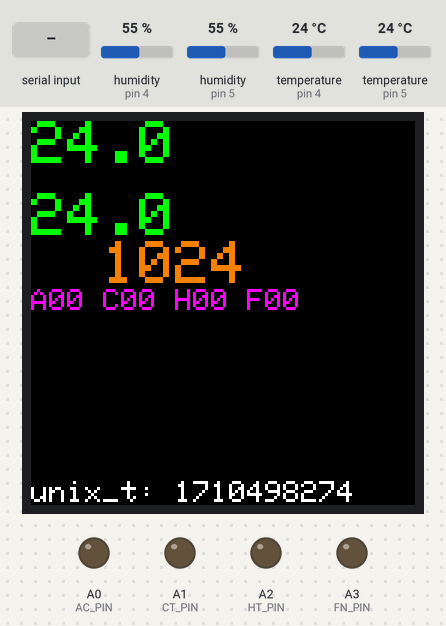
A sketch run on a simulated Arduino Mega 2560, built with avr-gcc and run on an emulated ATmega2560. Parts: 128×128 colour display, output pins drawn as LEDs (lit = HIGH). Inputs (shaded band) come from the test bench; at power-on: temperature (sensors on pin 4, pin 5) 24 °C, humidity (sensors on pin 4, pin 5) 55 %. WiFi joins after 1.5 s; servers stay silent unless stated; EEPROM starts erased; what the sketch prints to the serial monitor is not drawn.

Above: at 6.1 s.
6.2 s: "T:45\n" received over Serial
At 13.1 s:
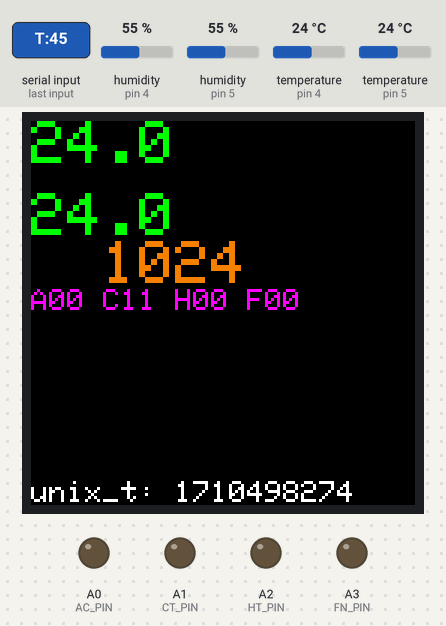
13.5 s: temperature (sensor on pin 4) set to 12 °C
At 20.3 s:
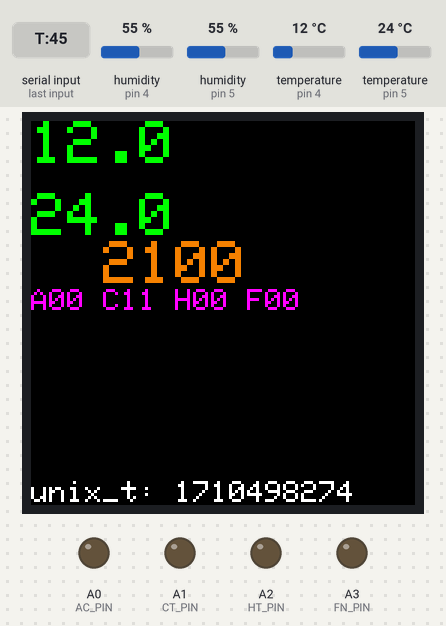
20.6 s: temperature (sensor on pin 5) set to 12 °C
At 25.3 s:
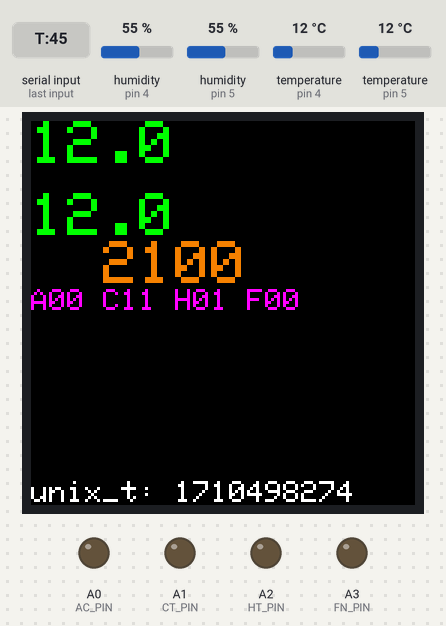
25.6 s: "T90\n" received over Serial
At 35.4 s:
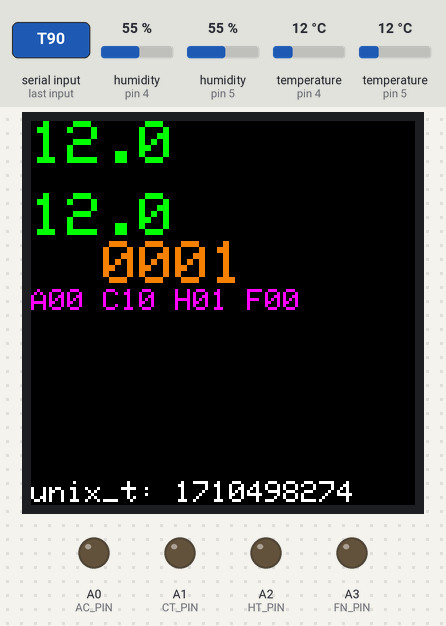
35.7 s: "T:45\n" received over Serial
At 41.6 s:
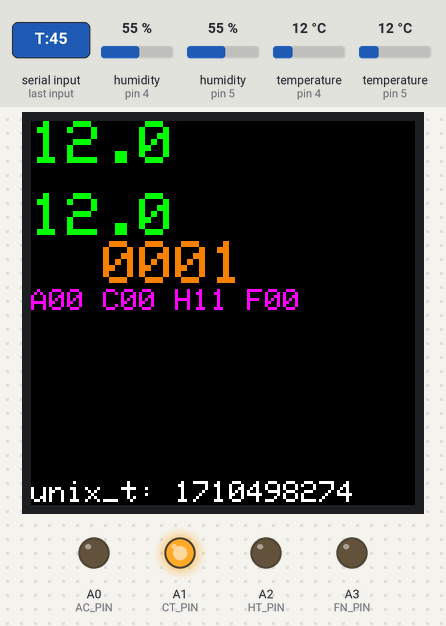
42.7 s: temperature (sensor on pin 4) set to 19 °C
At 48.8 s:
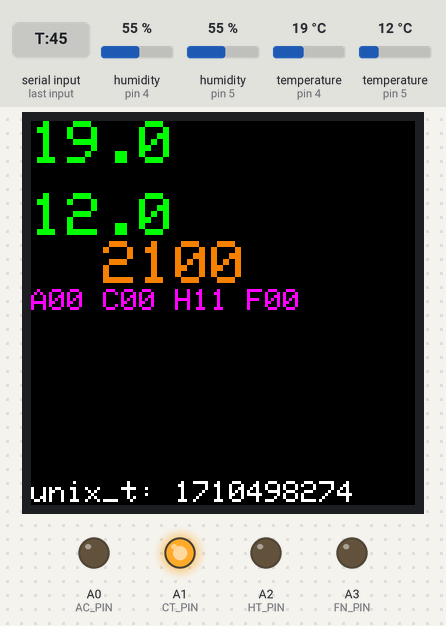
Timing chart, 0 to 50.3 s (numbered marks = the images above; inputs shaded):
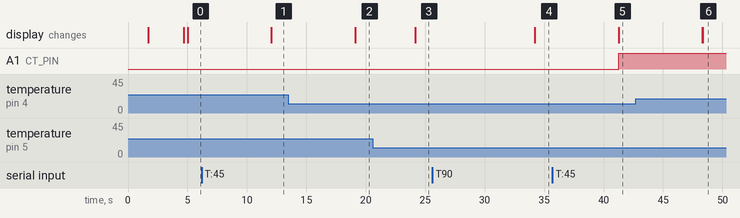

The sketch:

vpdmon2.ino
```cpp
/***************************************************
 * VPDMon
 *
 * climate controller for indoor grow room
 *
 * (C) C Stott 2018
 *
 ****************************************************/
#define setTextScale setTextSize
#define _SS_MAX_RX_BUFF 128

// relay pins
#define AC_PIN          A0
#define CT_PIN          A1
#define HT_PIN          A2
#define FN_PIN          A3

// switch pins
#define SW1_PIN         (uint8_t)0
#define SW2_PIN         (uint8_t)1

// delay period for Climate control after change in settings to prevent over rapid switching when transitioning
// air con likes at least 5 minutes between cycles, so seems a reasonable rule to apply
#define DELAY_CC 300 // 5 mins

// Color definitions
#define BLACK           0x0000
#define BLUE            0x001F
#define RED             0xF800
#define GREEN           0x07E0
#define CYAN            0x07FF
#define MAGENTA         0xF81F
#define YELLOW          0xFFE0
#define WHITE           0xFFFF
#define ORANGE          0xF400

#define TIME_MSG_LEN      11 // time sync to PC is HEADER followed by Unix time_t as ten ASCII digits
#define TIME_HEADER       'T' // Header tag for serial time sync message
#define TIME_REQUEST      7 // ASCII bell character requests a time sync message

#define DHT_PIN1          4
#define DHT_PIN2          5

#define GROWMINPERIOD     43201

#include <Adafruit_GFX.h>
#include <TFT_ILI9163C.h>
#include <WiFiEsp.h>
#include <WiFiEspUdp.h>
#include <Time.h>
#include <TimeAlarms.h>
#include <EEPROM.h>
#include <DHT.h>
#include <SoftwareSerial.h>

struct s_DisplayDHT {
  uint16_t color;
  uint8_t column;
  uint8_t row;
} displayDHT[4] = {{GREEN, 0, 0},{BLUE, 8, 0},{GREEN, 0, 3},{BLUE, 8, 3}};

TFT_ILI9163C display = TFT_ILI9163C(10, 9);
// EEPROM access
struct s_EEPROMObject {
  time_t last_known_time;
} eEPROMObject;

// Construct DHT objects
DHT dhtSensors[2] = {DHT(DHT_PIN1, DHT22),DHT(DHT_PIN2, DHT22)};
float arraySensors[2][2][2]; // old/new, in/out, t/h
#define   A_OLD   (uint8_t)0
#define   A_NEW   (uint8_t)1
#define   A_IN    (uint8_t)0
#define   A_OUT   (uint8_t)1
#define   A_TEMP  (uint8_t)0
#define   A_HUMID (uint8_t)1

float minMaxClimates[2][2][2][2] = {{{{23, 40},{18, 30}}, {{27, 70},{22, 70}}},{{{21, 30},{18, 30}}, {{25, 50},{20, 50}}}}; // grow/flower,[day/night,] min/max, t/h
#define   A_GROW    (uint8_t)0
#define   A_FLOWER  (uint8_t)1
#define   A_DAY     (uint8_t)0
#define   A_NIGHT   (uint8_t)1
#define   A_MIN     (uint8_t)0
#define   A_MAX     (uint8_t)1

#define DHTIN   dhtSensors[0]
#define DHTOUT  dhtSensors[1]

bool isAcOn = false, isCtOn = false, isHeatOn = false, isFanOn = false;
bool wasFanOn = false, wasCtOn = false, wasHeatOn = false, wasAcOn = false;
bool isLampOn = false, isGrowFlower = false;
time_t sunRise = 14400, sunSet = 57600;
time_t delayCC = now() - DELAY_CC;

volatile uint8_t loopMode = 0;

SoftwareSerial Serial1((uint8_t)3, (uint8_t)4); // RX, TX

// A UDP instance to let us send and receive packets over UDP
const uint8_t NTP_PACKET_SIZE = 48;
byte packetBuffer[NTP_PACKET_SIZE]; //buffer to hold incoming and outgoing packets
WiFiEspUDP Udp;

void setup()
{
  // initialize serial for debugging
  Serial.begin(57600);
  // initialize serial for ESP module
  Serial1.begin(9600);

  display.begin();
  display.setRotation(2);
  display.clearScreen();
  displayMessage("starting...");

// initialize ESP module
  WiFi.init(&Serial1);

  // check for the presence of the shield
  if (WiFi.status() == WL_NO_SHIELD) {
    displayMessage("No WiFi");
    // don't continue
    while (true);
  }

  wifiConnect();

  // read EEPROM
  uint8_t *buf;
  buf = (uint8_t *)&eEPROMObject.last_known_time;
  for (uint8_t i = 0; i < sizeof(eEPROMObject); i++) {
    *(buf+i) = EEPROM.read(i);
  }
  serialClockDisplay(eEPROMObject.last_known_time);
  setTime(eEPROMObject.last_known_time+300);
  serialClockDisplay();

  pinMode(AC_PIN, OUTPUT);
  pinMode(CT_PIN, OUTPUT);
  pinMode(HT_PIN, OUTPUT);
  pinMode(FN_PIN, OUTPUT);

  pinMode (SW1_PIN, INPUT_PULLUP);
  pinMode (SW2_PIN, INPUT_PULLUP);
  attachInterrupt(digitalPinToInterrupt(SW1_PIN), switchMode, FALLING);
  attachInterrupt(digitalPinToInterrupt(SW2_PIN), incrementTime, FALLING);

  DHTIN.begin();
  DHTOUT.begin();

  isGrowFlower = GROWMINPERIOD > sunSet - sunRise;
  isLampOn = now() % 86400 > sunRise;
  wifiGetTime();
  loopMode = 0;
}

void displayMessage(String msg) {
  static String lastMsg = "";
  displayMessage(msg, lastMsg, 0, 120);
  lastMsg = msg;
}

void displayMessage(String msg, String lastMsg, uint8_t x, uint8_t y) {
  displayMessage(msg, lastMsg, x, y, WHITE);
}

void displayMessage(String msg, String lastMsg, uint8_t x, uint8_t y, uint16_t c) {
  displayMessage(msg, lastMsg, x, y, c, 1);
}

void displayMessage(String msg, String lastMsg, uint8_t x, uint8_t y, uint16_t c, uint8_t s) {
  Serial.println(msg);
  display.setTextScale(s);
  display.setCursor(x, y);
  if (0 != lastMsg.length()) {
    display.setTextColor(BLACK);
    display.print(lastMsg);
    display.setCursor(x, y);
  }
  display.setTextColor(c);
  display.print(msg);
}

void loop() {
  static uint8_t loops = 0;
  time_t tim = millis();

  // check for input on console
  if (Serial.available()) {
    processSyncMessage();
  }

  readAndDisplayDHT22s();

  switch(loopMode) {
    case 0:
      // check the climate
      if (arraySensors[A_NEW][A_IN][A_TEMP] > minMaxClimates[isGrowFlower][A_MAX][isLampOn][A_TEMP]) { // inside/new/temp > season/max/light/temp
        makeCooler();
      } else {
        // make sure ac is off
        if (isAcOn) {
          isAcOn = false;
        }
      }

      if (arraySensors[A_NEW][A_IN][A_TEMP] < minMaxClimates[isGrowFlower][A_MIN][isLampOn][A_TEMP]) { // inside/new/temp < season/min/light/temp
        makeHotter();
      }

      // might be useful for VPD
      //  hicRoomOld = hicRoom;
      //  hicRoom = roomSensor.computeHeatIndex(tRoom, hRoom, false);
      //  hicOutOld = hicOut;
      //  hicOut = outsideSensor.computeHeatIndex(tOut, hOut, false);

      setRelays();
      delay(millis() - tim + 5000);  // 2 second heartbeat
      break;

    case 1:
    case 2:
      displayMessage(String("^^^^").substring(0, 4 * (loopMode - 1)), "", 24, 56, BLACK, 1);
//      display.setCursor(24, 56);
//      display.setTextScale(1);
//      display.setTextColor(BLACK);
//      display.print(String("^^^^").substring(0, 4 * (loopMode - 1)));
      display.setTextColor(WHITE);
      display.print("^^^^");
      break;

    default:
      displayMessage(String("^^^^^^^^"), "", 24, 56, BLACK, 1);
//      display.setCursor(24, 56);
//      display.setTextScale(1);
//      display.setTextColor(BLACK);
//      display.print(String("^^^^^^^^"));
      loopMode = 0;
      break;
  }

  isLampOn = sunSet > (now() % 86400) + sunRise;

  displayTime();
}

void wifiGetTime() {
  uint8_t count = 0;
//  char timeServer[] = "time.nist.gov";  // NTP server
  IPAddress timeServer(128,138,140,50); // time.nist.gov NTP server

  sendNTPpacket(timeServer); // send an NTP packet to a time server
  // wait for a reply for 3000 miliseconds
  unsigned long startMs = millis();
  while (!Udp.available() && (millis() - startMs) < 3000) {}

  if (Udp.parsePacket()) {
    // We've received a packet, read the data from it
    Udp.read(packetBuffer, NTP_PACKET_SIZE); // read the packet into the buffer

    //the timestamp starts at byte 40 of the received packet and is four bytes,
    // or two words, long. First, esxtract the two words:
    uint32_t highWord = word(packetBuffer[40], packetBuffer[41]);
    uint32_t lowWord = word(packetBuffer[42], packetBuffer[43]);
    // combine the four bytes (two words) into a long integer
    // this is NTP time (seconds since Jan 1 1900):
    time_t t = highWord << 16 | lowWord;
    displayMessage(String("ntp_t: ") + t);
    delay(300);

    // now convert NTP time into everyday time:
    // Unix time starts on Jan 1 1970. In seconds, that's 2208988800:
    const unsigned long seventyYears = 2208988800UL;
    // subtract seventy years:
    t = t - seventyYears;
    // print Unix time:
    displayMessage(String("unix_t: ") + t);

    // print the hour, minute and second:
    setTime(t);
    displayTime();
  }
}

// send an NTP request to the time server at the given address
void sendNTPpacket(IPAddress ntpSrv)
{
  // set all bytes in the buffer to 0
  memset(packetBuffer, 0, NTP_PACKET_SIZE);
  // Initialize values needed to form NTP request
  // (see URL above for details on the packets)

  packetBuffer[0] = 0b11100011;   // LI, Version, Mode
  packetBuffer[1] = 0;     // Stratum, or type of clock
  packetBuffer[2] = 6;     // Polling Interval
  packetBuffer[3] = 0xEC;  // Peer Clock Precision
  // 8 bytes of zero for Root Delay & Root Dispersion
  packetBuffer[12]  = 49;
  packetBuffer[13]  = 0x4E;
  packetBuffer[14]  = 49;
  packetBuffer[15]  = 52;

  // all NTP fields have been given values, now
  // you can send a packet requesting a timestamp:
  Udp.beginPacket(ntpSrv, 123); //NTP requests are to port 123

  Udp.write(packetBuffer, NTP_PACKET_SIZE);

  Udp.endPacket();
}

void wifiConnect() {
  char ssid[] = "HereBeDragons";            // your network SSID (name)
  char pass[] = "Sh33laZ1ggy";        // your network password
  int status = WL_IDLE_STATUS;     // the Wifi radio's status

  // attempt to connect to WiFi network
  while ( status != WL_CONNECTED) {
    displayMessage(String("Connecting"));
    // Connect to WPA/WPA2 network
    status = WiFi.begin(ssid, pass);
  }

  displayMessage(ssid + String(":") + WiFi.RSSI());

  Udp.begin(2390);
}

void switchMode() {
  static unsigned long last_interrupt_time = 0;
  unsigned long interrupt_time = millis();
  // If interrupts come faster than 200ms, assume it's a bounce and ignore
  if (interrupt_time - last_interrupt_time > 200)
  {
    loopMode++;
    last_interrupt_time = interrupt_time;
  }
}

void incrementTime() {
  static unsigned long last_interrupt_time = 0;
  unsigned long interrupt_time = millis();
  if (interrupt_time - last_interrupt_time > 500 && 0 != loopMode) {
    int h = hour();
    setTime(now() + (7200 * (loopMode & 1)) + (60 * (loopMode >> 1)));
    if (h != hour()) {
      setTime(now() - 3600);
    }
    last_interrupt_time = interrupt_time;
  }
}

void displayTime() {
  static time_t lastTime = now() % 86400;

  digitalClockDisplay(lastTime, BLACK);
  lastTime = now() % 86400;

  digitalClockDisplay(lastTime, ORANGE);

/*
  if (minMaxClimates[isGrowFlower][1][isLampOn][0] != oldTmax) { // season/max/light/temp
    String str = String((int)oldTmin) + '.' + String(int(oldTmin * 10) % 10);
    drawText(str, 1, BLACK, 0, 48);
    oldTmin = minMaxClimates[isGrowFlower][0][isLampOn][0];
    str = String((int)oldTmax) + '.' + String(int(oldTmax * 10) % 10);
    drawText(str, 1, GREEN & BLUE, 0, 48);
    str = String((int)oldTmax) + '.' + String(int(oldTmax * 10) % 10);
    drawText(str, 1, BLACK, 0, 56);
    oldTmax = minMaxClimates[isGrowFlower][1][isLampOn][0];
    str = String((int)oldTmax) + '.' + String(int(oldTmax * 10) % 10);
    drawText(str, 1, GREEN & BLUE, 0, 56);

    str = String((int)oldHmin) + '.' + String(int(oldHmin * 10) % 10);
    drawText(str, 1, BLACK, 72, 48);
    oldHmin = minMaxClimates[isGrowFlower][0][isLampOn][1];
    str = String((int)oldHmin) + '.' + String(int(oldHmin * 10) % 10);
    drawText(str, 1, GREEN & BLUE, 72, 48);
    str = String((int)oldHmax) + '.' + String(int(oldHmax * 10) % 10);
    drawText(str, 1, BLACK, 72, 56);
    oldHmax = minMaxClimates[isGrowFlower][1][isLampOn][1];
    str = String((int)oldHmax) + '.' + String(int(oldHmax * 10) % 10);
    drawText(str, 1, GREEN & BLUE, 72, 56);
  }
  */
}

void digitalClockDisplay(time_t t, uint16_t color) {
  time_t h = t / 3600;
  time_t m = (t - h * 3600) / 60;
  digitalClockDisplay(h, m, color);
}

void digitalClockDisplay(time_t h, time_t m, uint16_t color) {
  // digital clock display of the time
  display.setTextScale(2);
  display.setCursor(24, 40);
  display.setTextColor(color);
  if (h < 10)
    display.print('0');
  display.print(h);
  if (m < 10)
    display.print('0');
  display.print(m);
}

void makeCooler() {
  if (isHeatOn) {
    isHeatOn = false;
  } else if (!isCtOn && isLampOn) {
    isCtOn = true;
//  } else if (!isFanOn) {
//    isFanOn = true;
  } else if (!isAcOn) {
    isAcOn = true;
  }
}

void makeHotter() {
  if (isAcOn) {
    isAcOn = false;
  } else if (isCtOn && isLampOn) {
    isCtOn = false;
  } else if (!isHeatOn) {
    isHeatOn = true;
  }
}

void setRelays() {
  static String strOldDisp = "";
  String strDisp;

  strDisp = String("A") + switchWhenChanging(isAcOn, &wasAcOn, AC_PIN);
  strDisp += String(" C") + switchWhenChanging(isCtOn, &wasCtOn, CT_PIN);
  strDisp += String(" H") + switchWhenChanging(isHeatOn, &wasHeatOn, HT_PIN);
  strDisp += String(" F") + switchWhenChanging(isFanOn, &wasFanOn, FN_PIN);

  if (!strOldDisp.equals(strDisp)) {
    drawText(strOldDisp, 1, BLACK, 0, 7);
    drawText(strDisp, 1, RED | BLUE, 0, 7);

    strOldDisp = strDisp;
    delayCC = now() + DELAY_CC;
  }
}

String switchWhenChanging(bool is, bool *was, uint8_t pin) {
  if (now() > delayCC) {
    if (*was != is) {
      digitalWrite(pin, *was);
      *was = is;
    }
  }
  return String(*was) + String(is);
}

void displaySensor(uint8_t location, uint8_t sensor) {
  if (arraySensors[location][0][sensor] != arraySensors[location][1][sensor]) {
    drawText(String((int)arraySensors[location][0][sensor]) + "." + String(int(arraySensors[location][0][sensor] * 10) % 10),
             2, BLACK, displayDHT[location * 2 + sensor].column, displayDHT[location * 2 + sensor].row);
    drawText(String((int)arraySensors[location][1][sensor]) + "." + String(int(arraySensors[location][1][sensor] * 10) % 10),
             2, displayDHT[location * 2 + sensor].color, displayDHT[location * 2 + sensor].column, displayDHT[location * 2 + sensor].row);
    arraySensors[location][0][sensor] = arraySensors[location][1][sensor];
//    Serial.println("c=" + String(displayDHT[location + sensor * 2].column) + ", r=" + String(displayDHT[location + sensor * 2].row));
  }
}

void readAndDisplayDHT22s() {
  uint8_t sensor = 0;

  for (uint8_t location = 0; location < 2; location++) { // inside 0 or outside 1

    arraySensors[location][1][0] = dhtSensors[location].readTemperature();
    if (arraySensors[location][1][0] == 0) {
      arraySensors[location][1][0] = arraySensors[location][0][0];
    }
    arraySensors[location][1][1] = dhtSensors[location].readHumidity();
    if (arraySensors[location][1][1] == 0) {
      arraySensors[location][1][1] = arraySensors[location][0][1];
    }

    displaySensor(location, sensor);
  }
}

void drawText(String text, uint8_t f, uint8_t r, uint8_t g, uint8_t b, uint8_t x, uint8_t y) {
  drawText(text, f, display.Color565(r, g, b), x, y);
}

void drawText(String text, uint8_t f, uint16_t color, uint8_t x, uint8_t y) {
  // draws color text, size f, at x, y, relative to font size
  display.setTextScale(f);
  display.setTextColor(color);
  display.setCursor(x * 6, y * 8);
//  display.fillRect(x * f * 6, y * f * 8 , 48, 16, BLACK);
  display.print(text);
}

bool processSyncMessage() {
  bool testMode = false;
  bool dateFormat = false;

  // if time sync available from serial port, update time and return true
  while (Serial.available() > 0) { // time message consists of header &  up to 10 ASCII digits
    char c = Serial.read();
    //Serial.print(c);
    if (c == TIME_HEADER) {
      time_t pctime = 0;
      time_t h = 0, t = 0, s = 0, d = 0, m = 0, y = 0;
      while (Serial.available() > 0) {
        c = Serial.read();
        //Serial.print(c);
        if (c >= '0' && c <= '9') {
          pctime = (10 * pctime) + (c - '0') ; // convert digits to a number
          //Serial.print("pctime = ");
          //Serial.println(pctime);
        }
        if (dateFormat || c == ':' || c == ' ') {
          //Serial.println("\" :\" or dateFormat");
          dateFormat = true;
          if (c == ':' || c == ' ' || Serial.available() == 0) {
            //Serial.println("\" :\"");
            if (h == 0) {
              h = pctime;
              pctime = 0;
              //Serial.println("set hours");
            } else if (t == 0) {
              t = pctime + 1;
              pctime = 0;
              //Serial.println("set mins");
            } else if (s == 0) {
              s = pctime + 1;
              pctime = 0;
              //Serial.println("set secs");
            } else if (d == 0) {
              d = pctime;
              pctime = 0;
              //Serial.println("set days");
            } else if (m == 0) {
              m = pctime;
              pctime = 0;
              //Serial.println("set months");
            } else {
              y = pctime;
              //Serial.println("set years");
            }
            if (Serial.available() == 0) {
              setTime(h, t == 0 ? 0 : t - 1, s == 0 ? 0 : s - 1, d == 0 ? day() : d, m == 0 ? month() : m, y == 0 ? year() : y);
              Serial.print("new time: ");
              serialClockDisplay();
              pctime = now();
              writeEEPROM(&pctime);
            }
          }
        }

        if (c == 'R') {
          // read EEPROM
          Serial.print("Read EEPROM ");
          uint8_t *buf;
          buf = (uint8_t *)&eEPROMObject.last_known_time;
          for (uint8_t i = 0; i < sizeof(eEPROMObject); i++) {
            *buf++ = EEPROM.read(i);
          }
//    EEPROM.get(0, eEPROMObject);
          Serial.println(eEPROMObject.last_known_time);
        }

        if (c == 'W') {
          // write EEPROM
          writeEEPROM(&pctime);
        }

        if (c == 'T') {
          Serial.print("Temp = ");
          Serial.println(pctime);
          testMode = true;
          arraySensors[0][1][0] = pctime; // [inside][new][temp]
          pctime = now();
        }

        if (c == 'H') {
          Serial.print("Humidity = ");
          Serial.println(pctime);
          testMode = true;
          arraySensors[0][1][1] = pctime; // [inside][new][humidity]
          pctime = now();
        }

        if (c == 'F') {
          Serial.println("Test mode exit");
          testMode = false;
          pctime = now();
        }
      }
      setTime(pctime); // Sync Arduino clock to the time received on the serial port
    }
  }

  return testMode;
}

void writeEEPROM(time_t *pctime) {
  eEPROMObject.last_known_time = *pctime = now();
  uint8_t *buf;
  buf = (uint8_t *)&eEPROMObject.last_known_time;
  for (uint8_t i = 0; i < sizeof(eEPROMObject); i++) {
    EEPROM.update(i, *(buf+i));
  }
  Serial.print("Write EEPROM ");
  serialClockDisplay(eEPROMObject.last_known_time);
  delay(2000);
  s_EEPROMObject e;
  buf = (uint8_t *)&e.last_known_time;
  for (uint8_t i = 0; i < sizeof(e); i++) {
    *(buf+i) = EEPROM.read(i);
  }
  serialClockDisplay(e.last_known_time);
}

void serialClockDisplay() {
  serialClockDisplay(hour(), minute(), second());
}

void serialClockDisplay(time_t t) {
  time_t h = t / 3600;
  time_t m = (t - h * 3600) / 60;
  time_t s = (t - h * 3600) % 60;
  serialClockDisplay(h, m, s);
}

void serialClockDisplay(time_t h, time_t m, time_t s) {
  // digital clock display of the time
  Serial.print(h);
  serialDigits(m);
  serialDigits(s);
  Serial.println();
}

void serialDigits(int digits) {
  // utility function for digital clock display: prints preceding colon and leading 0
  Serial.print(":");
  if (digits < 10)
    Serial.print('0');
  Serial.print(digits);
}
```

Measured:
- after the input at 6.2 s, the display: changes after 5.9 s (image 1)
- after the input at 13.5 s, the display: first differs from a run without the input after 5.6 s (image 2)
- after the input at 20.6 s, the display: changes after 3.6 s (image 3)
- after the input at 25.6 s, the display: first changes after 8.6 s (image 4 shows a later state)
- after the input at 35.7 s, A1 (CT_PIN): LOW → HIGH after 5.6 s; the display: changes after 5.6 s (image 5)
- after the input at 42.7 s, the display: first differs from a run without the input after 5.6 s (image 6)
